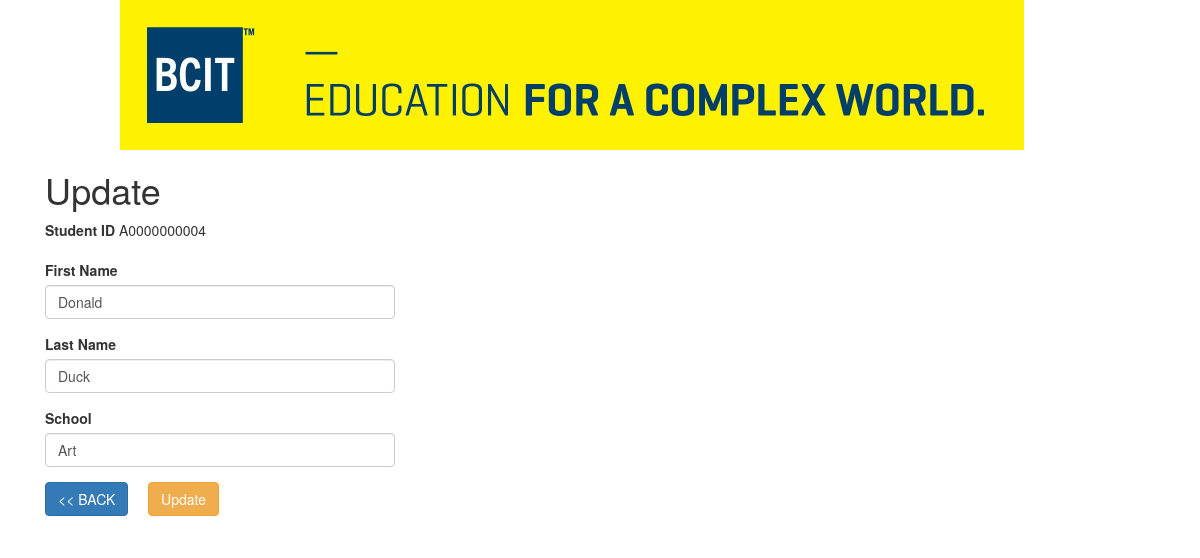
Screenshot of /update/update.php?id=A0000000004 with the database file from the repository.
### tables this page shows
CREATE TABLE Students (
    StudentID VARCHAR(10) NOT NULL,
    FirstName VARCHAR(80),
    LastName VARCHAR(80),
    School VARCHAR(50),
    PRIMARY KEY (StudentID)
);

### display_student/process_display.php (called while the page is built, shortened)
<?php
if (isset($_GET['id'])) {
    include("../inc_db_params.php");
    $id = $_GET['id'];
    if ($db !== FALSE) {
        $stmt = $db->prepare("SELECT * FROM Students WHERE StudentID = :id");
        $stmt->bindValue(':id', $id, SQLITE3_TEXT);
        $res = $stmt->execute();
        $row = $res->fetchArray();
    } else {
        echo "Database connection failed.";
    }
} else {
    echo "Debug: ID received = " . htmlspecialchars($_GET['id']) . "<br>";
}
?>

### update/update.php (the view, shortened to what this page needs)
<?php
include('../header.php');
include("../display_student/process_display.php");
?>
<h1>Update</h1>
<div class="row">
    <div class="col-md-4">
        <form action="process_update.php" method="post">
            <div class="form-group">
                <label class="control-label">Student ID</label>
                <?php echo htmlspecialchars($row['StudentID']); ?>
            </div>
            <div class="form-group">
                <label for="FirstName" class="control-label">First Name</label>
                <input type="text" class="form-control" name="FirstName" id="FirstName"
                    value="<?php echo htmlspecialchars($row['FirstName']); ?>" required />
            </div>
            <div class="form-group">
                <label for="LastName" class="control-label">Last Name</label>
                <input type="text" class="form-control" name="LastName" id="LastName"
                    value="<?php echo htmlspecialchars($row['LastName']); ?>" required />
            </div>
            <div class="form-group">
                <label for="School" class="control-label">School</label>
                <input type="text" class="form-control" name="School" id="School"
                    value="<?php echo htmlspecialchars($row['School']); ?>" required />
            </div>
            <div class="form-group">
                <a href="../list" class="btn btn-small btn-primary">&lt;&lt; BACK</a>
                <input type="submit" value="Update" name="update" class="btn btn-warning" />
            </div>
        </form>
    </div>
</div>
<?php include('../footer.php'); ?>

### rows the page displays
students: StudentID "A0000000004", FirstName "Donald", LastName "Duck", School "Art"
